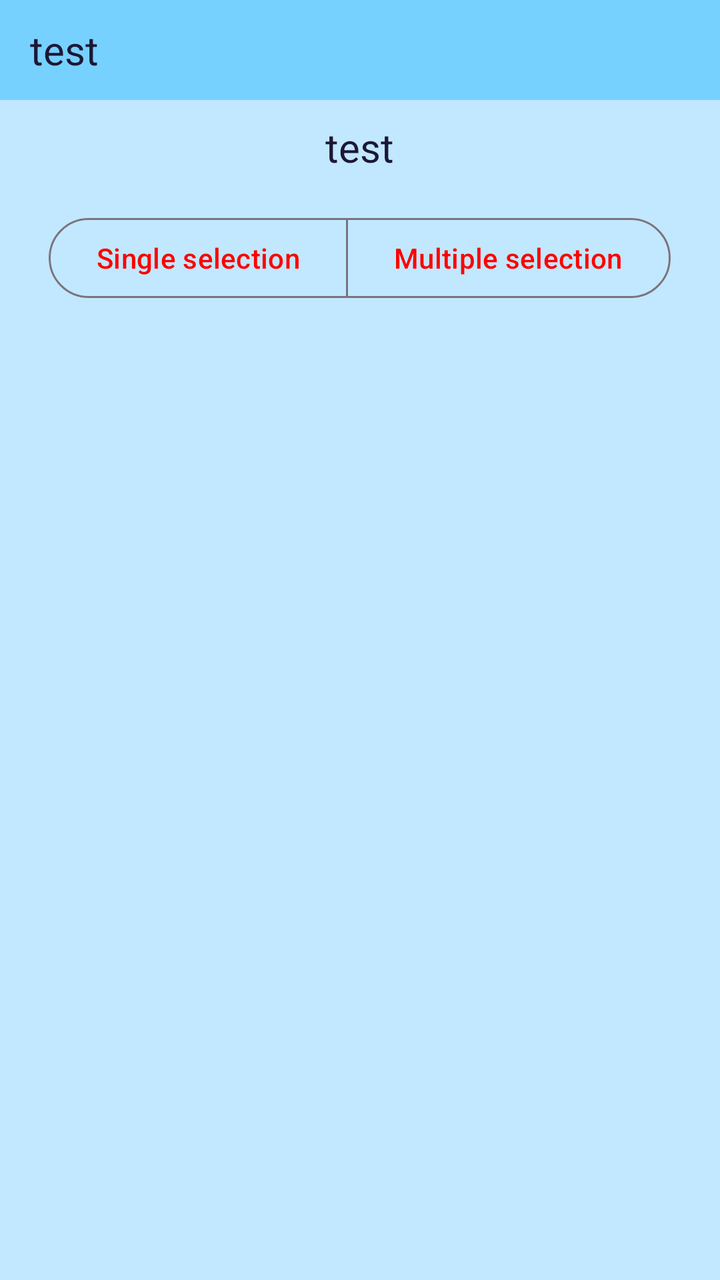
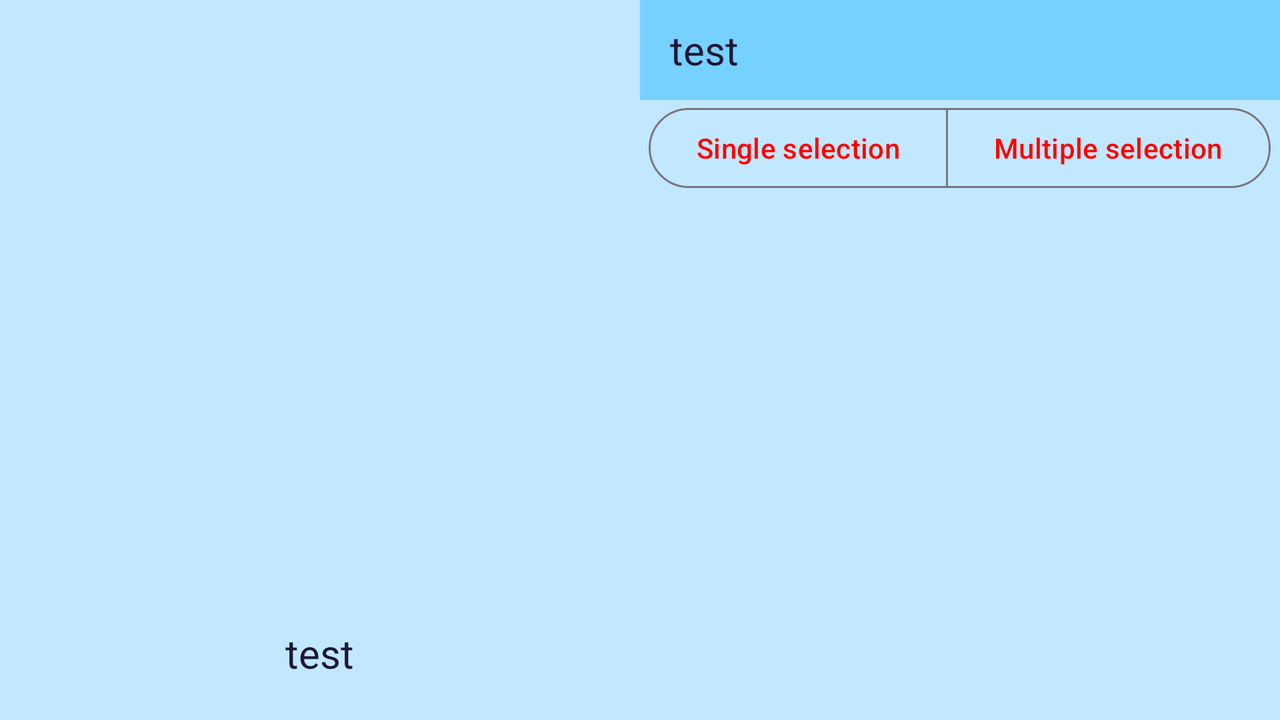

An Android layout and its configuration variant, each rendered on a device that would load it. The default file and the variant file are quoted in full after the pictures.
<!-- AndroidManifest.xml: application theme Theme.Main -->
<!-- res/layout/activity_main.xml -->
<?xml version="1.0" encoding="utf-8"?>
<RelativeLayout xmlns:android="http://schemas.android.com/apk/res/android"
    xmlns:app="http://schemas.android.com/apk/res-auto"
    xmlns:tools="http://schemas.android.com/tools"
    android:id="@+id/main"
    android:layout_width="match_parent"
    android:layout_height="match_parent"
    android:background="@color/material_dynamic_primary90"
    tools:context=".MainActivity">

    <RelativeLayout
        android:layout_width="match_parent"
        android:layout_height="50dp">

        <FrameLayout
            android:layout_width="match_parent"
            android:layout_height="match_parent"
            android:background="@color/material_dynamic_primary80" />

        <TextView
            android:textColor="@color/material_dynamic_tertiary10"
            android:id="@+id/appTitle"
            android:layout_width="wrap_content"
            android:layout_height="wrap_content"
            android:layout_centerVertical="true"
            android:layout_marginLeft="15dp"
            android:text="test"
            android:textSize="20sp" />
    </RelativeLayout>

    <LinearLayout
        android:layout_width="match_parent"
        android:layout_height="wrap_content"
        android:orientation="vertical">

        <RelativeLayout
            android:layout_width="match_parent"
            android:layout_height="wrap_content"
            android:layout_marginTop="50dp">

            <RelativeLayout
                android:layout_width="match_parent"
                android:layout_height="wrap_content"
                android:layout_marginTop="10dp">

                <TextView
                    android:textColor="@color/material_dynamic_tertiary10"
                    android:id="@+id/calendarTitle"
                    android:layout_width="wrap_content"
                    android:layout_height="wrap_content"
                    android:layout_centerHorizontal="true"
                    android:text="test"
                    android:textSize="20sp" />

                <ImageButton
                    android:id="@+id/leftButton"
                    android:layout_width="wrap_content"
                    android:layout_height="wrap_content"
                    android:layout_centerVertical="true"
                    android:layout_marginStart="10dp"
                    android:background="#00000000"
                    android:onClick="previousMonthButton"
                    android:src="@drawable/baseline_keyboard_arrow_left_24" />

                <ImageButton
                    android:id="@+id/rightButton"
                    android:layout_width="wrap_content"
                    android:layout_height="wrap_content"
                    android:layout_alignParentEnd="true"
                    android:layout_centerVertical="true"
                    android:layout_marginEnd="10dp"
                    android:background="#00000000"
                    android:onClick="nextMonthButton"
                    android:src="@drawable/baseline_chevron_right_24" />
            </RelativeLayout>

            <GridView
                android:id="@+id/calendar"
                android:layout_width="match_parent"
                android:layout_height="wrap_content"
                android:layout_marginTop="50dp"
                android:gravity="center"
                android:numColumns="7"
                android:verticalSpacing="5dp"
                android:layout_marginBottom="5dp"/>
        </RelativeLayout>

        <LinearLayout
            android:layout_width="match_parent"
            android:layout_height="wrap_content"
            android:orientation="vertical">
            <GridView
                android:gravity="center"
                android:numColumns="7"
                android:id="@+id/DayWeek"
                android:layout_width="match_parent"
                android:layout_height="wrap_content"/>
            <RelativeLayout
                android:layout_width="match_parent"
                android:layout_height="wrap_content"
                android:orientation="horizontal">

                <com.google.android.material.button.MaterialButtonToggleGroup
                    android:layout_width="wrap_content"
                    android:layout_height="wrap_content"
                    android:id="@+id/toggleGroup"
                    android:layout_centerHorizontal="true"
                    app:selectionRequired="true"
                    app:singleSelection="true"

                    android:textColor="@color/material_dynamic_tertiary10">
                    <com.google.android.material.button.MaterialButton

                        style="?attr/materialButtonOutlinedStyle"
                        android:layout_width="wrap_content"
                        android:layout_height="wrap_content"
                        android:text="@string/SingleSelection"
                        android:id="@+id/toggleButton1"
                        android:textColor="@color/red"/>
                    <com.google.android.material.button.MaterialButton
                        style="?attr/materialButtonOutlinedStyle"
                        android:layout_width="wrap_content"
                        android:layout_height="wrap_content"
                        android:text="@string/MultipleSelection"
                        android:id="@+id/toggleButton2"
                        android:textColor="@color/red"/>
                </com.google.android.material.button.MaterialButtonToggleGroup>
            </RelativeLayout>
        </LinearLayout>
        <ListView
            android:id="@+id/dayViewListView"
            android:layout_width="match_parent"
            android:layout_height="wrap_content"/>
    </LinearLayout>
</RelativeLayout>
<!-- resources referenced by this layout -->
<resources>
  <color name="red">#FF0000</color>
  <string name="MultipleSelection">Multiple selection</string>
  <string name="SingleSelection">Single selection</string>
  <style name="Theme.Main" parent="Base.Theme.ДерьмовыйБлокнот" />
  <style name="Base.Theme.ДерьмовыйБлокнот" parent="Theme.Material3.DayNight.NoActionBar">
          
          
      </style>
</resources>
<!-- res/layout-land/activity_main.xml (the repository's variant of the layout above) -->
<!-- drawn on the phone turned sideways -->
<?xml version="1.0" encoding="utf-8"?>
<LinearLayout xmlns:android="http://schemas.android.com/apk/res/android"
    xmlns:app="http://schemas.android.com/apk/res-auto"
    xmlns:tools="http://schemas.android.com/tools"
    android:id="@+id/main"
    android:layout_width="match_parent"
    android:layout_height="match_parent"
    android:background="@color/material_dynamic_primary90"
    android:orientation="horizontal"
    tools:context=".MainActivity">

    <RelativeLayout
        android:layout_width="match_parent"
        android:layout_height="match_parent"
        android:layout_weight="1">
        <GridView
            android:id="@+id/calendar"
            android:layout_width="match_parent"
            android:layout_height="wrap_content"
            android:layout_marginTop="10dp"
            android:layout_marginBottom="5dp"
            android:gravity="center"
            android:numColumns="7"
            android:verticalSpacing="5dp" />
        <LinearLayout
            android:layout_width="match_parent"
            android:layout_height="wrap_content"
            android:orientation="vertical"
            android:layout_alignParentBottom="true"
            android:layout_marginBottom="20dp">
            <GridView
                android:layout_alignParentBottom="true"
                android:gravity="center"
                android:numColumns="7"
                android:id="@+id/DayWeek"
                android:layout_width="match_parent"
                android:layout_height="wrap_content"/>
            <RelativeLayout
                android:layout_width="match_parent"
                android:layout_height="wrap_content"
                android:layout_marginTop="10dp">

                <TextView
                    android:textColor="@color/material_dynamic_tertiary10"
                    android:id="@+id/calendarTitle"
                    android:layout_width="wrap_content"
                    android:layout_height="wrap_content"
                    android:layout_centerHorizontal="true"
                    android:text="test"
                    android:textSize="20sp" />

                <ImageButton
                    android:id="@+id/leftButton"
                    android:layout_width="wrap_content"
                    android:layout_height="wrap_content"
                    android:layout_centerVertical="true"
                    android:layout_marginStart="10dp"
                    android:background="#00000000"
                    android:onClick="previousMonthButton"
                    android:src="@drawable/baseline_keyboard_arrow_left_24" />

                <ImageButton
                    android:id="@+id/rightButton"
                    android:layout_width="wrap_content"
                    android:layout_height="wrap_content"
                    android:layout_alignParentEnd="true"
                    android:layout_centerVertical="true"
                    android:layout_marginEnd="10dp"
                    android:background="#00000000"
                    android:onClick="nextMonthButton"
                    android:src="@drawable/baseline_chevron_right_24" />
            </RelativeLayout>
        </LinearLayout>
    </RelativeLayout>
    <LinearLayout
        android:layout_width="match_parent"
        android:layout_height="wrap_content"
        android:layout_weight="1"
        android:orientation="vertical">
        <RelativeLayout
            android:layout_width="match_parent"
            android:layout_height="50dp">

            <FrameLayout
                android:layout_width="match_parent"
                android:layout_height="match_parent"
                android:background="@color/material_dynamic_primary80" />

            <TextView
                android:textColor="@color/material_dynamic_tertiary10"
                android:id="@+id/appTitle"
                android:layout_width="wrap_content"
                android:layout_height="wrap_content"
                android:layout_centerVertical="true"
                android:layout_marginLeft="15dp"
                android:text="test"
                android:textSize="20sp" />
        </RelativeLayout>
        <RelativeLayout
            android:layout_width="match_parent"
            android:layout_height="wrap_content"
            android:orientation="horizontal">

            <com.google.android.material.button.MaterialButtonToggleGroup
                android:layout_width="wrap_content"
                android:layout_height="wrap_content"
                android:id="@+id/toggleGroup"
                android:layout_centerHorizontal="true"
                app:selectionRequired="true"
                app:singleSelection="true"

                android:textColor="@color/material_dynamic_tertiary10">
                <com.google.android.material.button.MaterialButton

                    style="?attr/materialButtonOutlinedStyle"
                    android:layout_width="wrap_content"
                    android:layout_height="wrap_content"
                    android:text="@string/SingleSelection"
                    android:id="@+id/toggleButton1"
                    android:textColor="@color/red"/>
                <com.google.android.material.button.MaterialButton
                    style="?attr/materialButtonOutlinedStyle"
                    android:layout_width="wrap_content"
                    android:layout_height="wrap_content"
                    android:text="@string/MultipleSelection"
                    android:id="@+id/toggleButton2"
                    android:textColor="@color/red"/>
            </com.google.android.material.button.MaterialButtonToggleGroup>
        </RelativeLayout>
        <ListView
            android:id="@+id/dayViewListView"
            android:layout_width="match_parent"
            android:layout_height="wrap_content" />
    </LinearLayout>

</LinearLayout>
